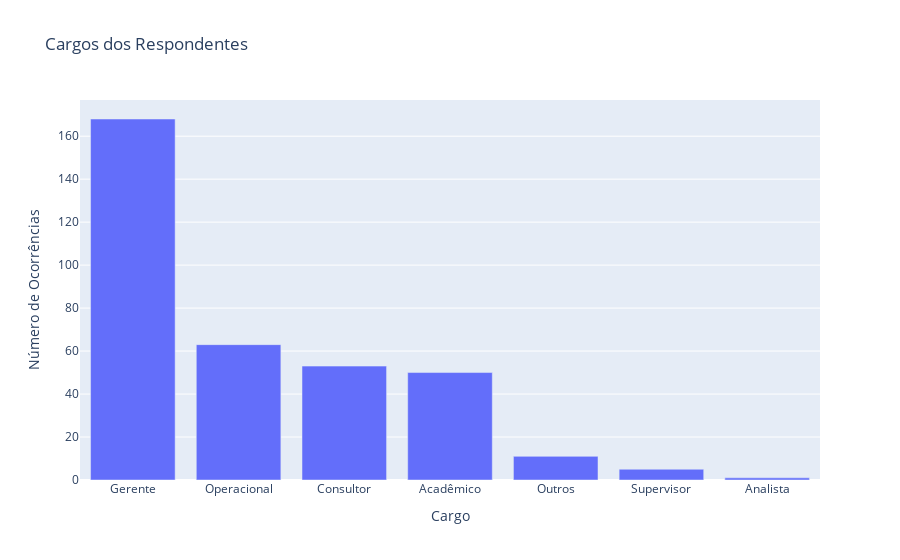

The code cell stored with this chart in its notebook:
### Code cell
# Contar o número de ocorrências de cada país na coluna 'coluna_paises'
contagem_cargos= df['Cargo'].value_counts()

# Transformar a série em um DataFrame para facilitar a manipulação
df_contagem_cargos = contagem_cargos.reset_index()
df_contagem_cargos.columns = ['Cargo', 'Número de Ocorrências']

# Plotar o gráfico de barras interativo com Plotly
fig = px.bar(df_contagem_cargos, x='Cargo', y='Número de Ocorrências', 
             title='Cargos dos Respondentes', 
             labels={'Cargo': 'Cargo', 'Número de Ocorrências': 'Número de Ocorrências'})
fig.show()

### Figure 1 — Plotly figure (JSON) as saved in the notebook; plotly's stock layout.template omitted (floating-point values rounded to 4 significant figures)
{"data": [{"alignmentgroup": "True", "hovertemplate": "Cargo=%{x}<br>Número de Ocorrências=%{y}<extra></extra>", "legendgroup": "", "marker": {"color": "#636efa", "pattern": {"shape": ""}}, "name": "", "offsetgroup": "", "orientation": "v", "showlegend": false, "textposition": "auto", "type": "bar", "x": ["Gerente", "Operacional", "Consultor", "Acadêmico", "Outros", "Supervisor", "Analista"], "xaxis": "x", "y": [168, 63, 53, 50, 11, 5, 1], "yaxis": "y"}], "layout": {"barmode": "relative", "legend": {"tracegroupgap": 0}, "title": {"text": "Cargos dos Respondentes"}, "xaxis": {"anchor": "y", "domain": [0, 1], "title": {"text": "Cargo"}}, "yaxis": {"anchor": "x", "domain": [0, 1], "title": {"text": "Número de Ocorrências"}}}}
